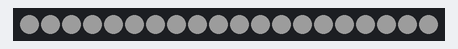
Bench run of a sketch on a simulated Arduino Uno, built with avr-gcc and run on an emulated ATmega328P. Shown: 20 RGB LEDs in strip order, left to right. Dim RGB values are drawn brighter than linear; random numbers use the default seed unless the sketch sets one.

Above: at 0.4 s.
At 2.8 s:
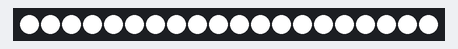
At 8.03 s:
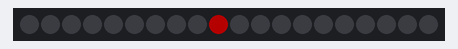
At 11.44 s:
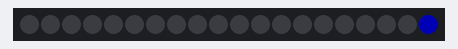
At 18.26 s:
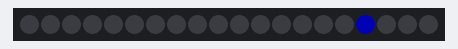
At 39.9 s:
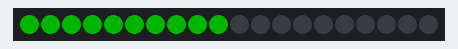

The sketch:

NekoLight.ino
```cpp
#include <FastLED.h>
#define FASTLED_FORCE_SOFTWARE_PINS

#define LED_PIN     6
#define COLOR_ORDER GRB
#define CHIPSET     WS2812B
#define NUM_LEDS    20

#define BRIGHT      64

CRGB leds[NUM_LEDS];
CRGB wleds[NUM_LEDS];

int wTBL[NUM_LEDS] = {0,1,3,6,7,8,9,5,2,4,10,12,15,19,18,17,16,13,11,14,};

void setup() {
  Serial.begin(115200);
  FastLED.addLeds<CHIPSET , LED_PIN,GRB>(leds, NUM_LEDS);
  P99();
}

void loop() {
  CRGB  colorN(0,0,0);
  CRGB  colorR(BRIGHT,0,0);
  CRGB  colorG(0,BRIGHT,0);
  CRGB  colorB(0,0,BRIGHT);

  for(int i = 0;i < 2;i ++){
    P9(colorR);
    P9(colorG);
    P9(colorB);
  }

  for(int i = 0;i < 2;i ++){
    for(int j = 0;j < 2;j ++){  P8(colorR); }
    for(int j = 0;j < 2;j ++){  P8(colorG); }
    for(int j = 0;j < 2;j ++){  P8(colorB); }
  }

  for(int i = 0;i < 2;i ++){
    for(int j = 0;j < 2;j ++){  P6(colorR); }
    for(int j = 0;j < 2;j ++){  P6(colorG); }
    for(int j = 0;j < 2;j ++){  P6(colorB); }
  }

  for(int i = 0;i < 4;i ++){
     P5(colorR);
     P5(colorG);
     P5(colorB);
  }

  for(int i = 0;i < 2;i ++){
    for(int j = 0;j < 4;j ++){  P4(colorR); }
    for(int j = 0;j < 4;j ++){  P4(colorG); }
    for(int j = 0;j < 4;j ++){  P4(colorB); }
  }
  for(int i = 0;i < 50;i ++){
    P3();
  }
  for(int i = 0;i < 10;i ++){
    P2();
  }
  for(int i = 0;i < 5;i ++){
    P1();
  }
}

// P1	Rainbow
void P1(){
  for(int j = 0; j < 256; j+=1) {
    for(int i = 0; i < NUM_LEDS; i++) {
      wleds[i] = Scroll((i * 256 / NUM_LEDS + j) % 256);
    }
    for(int i = 0; i < NUM_LEDS / 2; i++) {
      leds[wTBL[i]] = wleds[i];
      leds[wTBL[i + 10]] = wleds[i];
    }
    leds[4] = 0;
    leds[14] = 0;
    FastLED.show();
    delay(5);
  }
}

// WS2812B LED Strip switches Red and Green
CRGB Scroll(int pos) {
	CRGB color (0,0,0);
	if(pos < 85) {
		color.g = 0;
		color.r = ((float)pos / 85.0f) * (float)BRIGHT;
		color.b = BRIGHT - color.r;
	} else if(pos < 170) {
		color.g = ((float)(pos - 85) / 85.0f) * (float)BRIGHT;
		color.r = BRIGHT - color.g;
		color.b = 0;
	} else if(pos < 256) {
		color.b = ((float)(pos - 170) / 85.0f) * (float)BRIGHT;
		color.g = BRIGHT - color.b;
		color.r = 1;
	}
	return color;
}

// P2	ぐるぐる
void P2(){
  for(int j = 0; j < 256; j+=1) {
    for(int i = 0; i < NUM_LEDS; i++) {
      wleds[i] = Scroll2((i * 256 / NUM_LEDS + j) % 256);
    }
    for(int i = 0; i < NUM_LEDS / 2; i++) {
      leds[wTBL[i]] = wleds[i];
      leds[wTBL[i + 10]] = wleds[i];
    }
    leds[4] = 0;
    leds[14] = 0;
    FastLED.show();
    delay(1);
  }
}

// WS2812B LED Strip switches Red and Green
CRGB Scroll2(int pos) {
	CRGB color (0,0,0);
	if(pos < 85) {
		color.g = 0;
		color.r = 0;
		color.b = BRIGHT;
	} else if(pos < 170) {
		color.g = 0;
		color.r = BRIGHT;
		color.b = 0;
	} else if(pos < 256) {
		color.b = 0;
		color.g = BRIGHT;
		color.r = 0;
	}
	return color;
}

// P3	ランダム
void P3(){
	CRGB color (0,0,0);
  color.r = random(BRIGHT);
  color.g = random(BRIGHT);
  color.b = random(BRIGHT);

  for(int i = 0; i < NUM_LEDS; i++) {
    leds[i] = color;
  }
  FastLED.show();
  delay(100);
}

// P4	左右交互点滅
void P4(CRGB color){
  CRGB  black(0,0,0);

  for(int i = 0; i < NUM_LEDS / 2; i++) {    leds[i] = color;   }
  for(int i = NUM_LEDS / 2; i < NUM_LEDS; i++) {    leds[i] = black;    }
  FastLED.show();
  delay(200);
  for(int i = 0; i < NUM_LEDS / 2; i++) {    leds[i] = black;   }
  for(int i = NUM_LEDS / 2; i < NUM_LEDS; i++) {    leds[i] = color;    }
  FastLED.show();
  delay(200);
}

// P5	上にスクロール
void P5(CRGB color){
  CRGB  black(0,0,0);

  for(int k = 0;k < NUM_LEDS;k ++){ leds[k] = black; }
  leds[6] = color;    leds[7] = color;    leds[8] = color;    leds[9] = color;    leds[16] = color;   leds[17] = color;   leds[18] = color;   leds[19] = color;
  FastLED.show();    delay(100);

  for(int k = 0;k < NUM_LEDS;k ++){ leds[k] = black; }
  leds[3] = color;    leds[4] = color;    leds[5] = color;                        leds[13] = color;   leds[14] = color;   leds[15] = color;
  FastLED.show();    delay(100);

  for(int k = 0;k < NUM_LEDS;k ++){ leds[k] = black; }
  leds[1] = color;    leds[2] = color;                                            leds[11] = color;   leds[12] = color;
  FastLED.show();    delay(100);

  for(int k = 0;k < NUM_LEDS;k ++){ leds[k] = black; }
  leds[0] = color;                                                                leds[10] = color;
  FastLED.show();    delay(100);
}

// P6	左右スクロール
void P6(CRGB color){
  CRGB  black(0,0,0);

  for(int k = 0;k < NUM_LEDS;k ++){ leds[k] = black; }
  leds[0] = color;    leds[1] = color;    leds[3] = color;    leds[6] = color;
  FastLED.show();    delay(50);

  for(int k = 0;k < NUM_LEDS;k ++){ leds[k] = black; }
  leds[2] = color;    leds[4] = color;    leds[7] = color;
  FastLED.show();    delay(50);

  for(int k = 0;k < NUM_LEDS;k ++){ leds[k] = black; }
  leds[5] = color;    leds[8] = color;
  FastLED.show();    delay(50);

  for(int k = 0;k < NUM_LEDS;k ++){ leds[k] = black; }
  leds[9] = color;
  FastLED.show();    delay(50);

  for(int k = 0;k < NUM_LEDS;k ++){ leds[k] = black; }
  leds[16] = color;
  FastLED.show();    delay(50);

  for(int k = 0;k < NUM_LEDS;k ++){ leds[k] = black; }
  leds[13] = color;    leds[17] = color;
  FastLED.show();    delay(50);

  for(int k = 0;k < NUM_LEDS;k ++){ leds[k] = black; }
  leds[11] = color;    leds[14] = color;    leds[18] = color;
  FastLED.show();    delay(50);

  for(int k = 0;k < NUM_LEDS;k ++){ leds[k] = black; }
  leds[10] = color;    leds[12] = color;    leds[15] = color;    leds[19] = color;
  FastLED.show();    delay(50);

  // for(int k = 0;k < NUM_LEDS;k ++){ leds[k] = black; }
  // leds[10] = color;    leds[12] = color;    leds[15] = color;    leds[19] = color;
  // FastLED.show();    delay(50);

  for(int k = 0;k < NUM_LEDS;k ++){ leds[k] = black; }
  leds[11] = color;    leds[14] = color;    leds[18] = color;
  FastLED.show();    delay(50);

  for(int k = 0;k < NUM_LEDS;k ++){ leds[k] = black; }
  leds[13] = color;    leds[17] = color;
  FastLED.show();    delay(50);

  for(int k = 0;k < NUM_LEDS;k ++){ leds[k] = black; }
  leds[16] = color;
  FastLED.show();    delay(50);

  for(int k = 0;k < NUM_LEDS;k ++){ leds[k] = black; }
  leds[9] = color;
  FastLED.show();    delay(50);

  for(int k = 0;k < NUM_LEDS;k ++){ leds[k] = black; }
  leds[5] = color;    leds[8] = color;
  FastLED.show();    delay(50);

  for(int k = 0;k < NUM_LEDS;k ++){ leds[k] = black; }
  leds[2] = color;    leds[4] = color;    leds[7] = color;
  FastLED.show();    delay(50);

  // for(int k = 0;k < NUM_LEDS;k ++){ leds[k] = black; }
  // leds[0] = color;    leds[1] = color;    leds[3] = color;    leds[6] = color;
  // FastLED.show();    delay(50);
}

// P8	８の字
void P8(CRGB color){
  CRGB  black(0,0,0);
  int wTBL8[NUM_LEDS] = {9,8,7,6,3,1,0,2,5,9,16,17,18,19,15,12,10,11,13,16,};

  for(int i = 0;i < 20;i ++){
    for(int k = 0;k < NUM_LEDS;k ++){ leds[k] = black; }
    leds[wTBL8[i]] = color;
    FastLED.show();    delay(30);
  }
}

// P9	へびパターン
void P9(CRGB color){
  CRGB  black(0,0,0);
  int wTBL8[NUM_LEDS] = {0,1,3,6,7,4,2,5,8,9,16,13,17,18,14,11,10,12,15,19,};

  for(int i = 0;i < 20;i ++){
    for(int k = 0;k < NUM_LEDS;k ++){ leds[k] = black; }
    leds[wTBL8[i]] = color;
    FastLED.show();    delay(30);
  }
}

// P10	自販機
void P10(){
}


// P11	怒り
void P11(){
}


// P12	ぬくもり
void P12(){
}


// P13	故障
void P13(){
}

// P99	LED Check
void P99(){
	CRGB color (0,0,0);

  for(int c = 0;c < 255; c++){
    color.r = c;  color.g = c;  color.b = c;
    for(int i = 0; i < NUM_LEDS; i++) {    leds[i] = color;   }
    FastLED.show();
    delay(10);
  }
  delay(2000);
  for(int c = 255;c >= 0; c--){
    color.r = c;  color.g = c;  color.b = c;
    for(int i = 0; i < NUM_LEDS; i++) {    leds[i] = color;   }
    FastLED.show();
    delay(10);
  }
}
```
